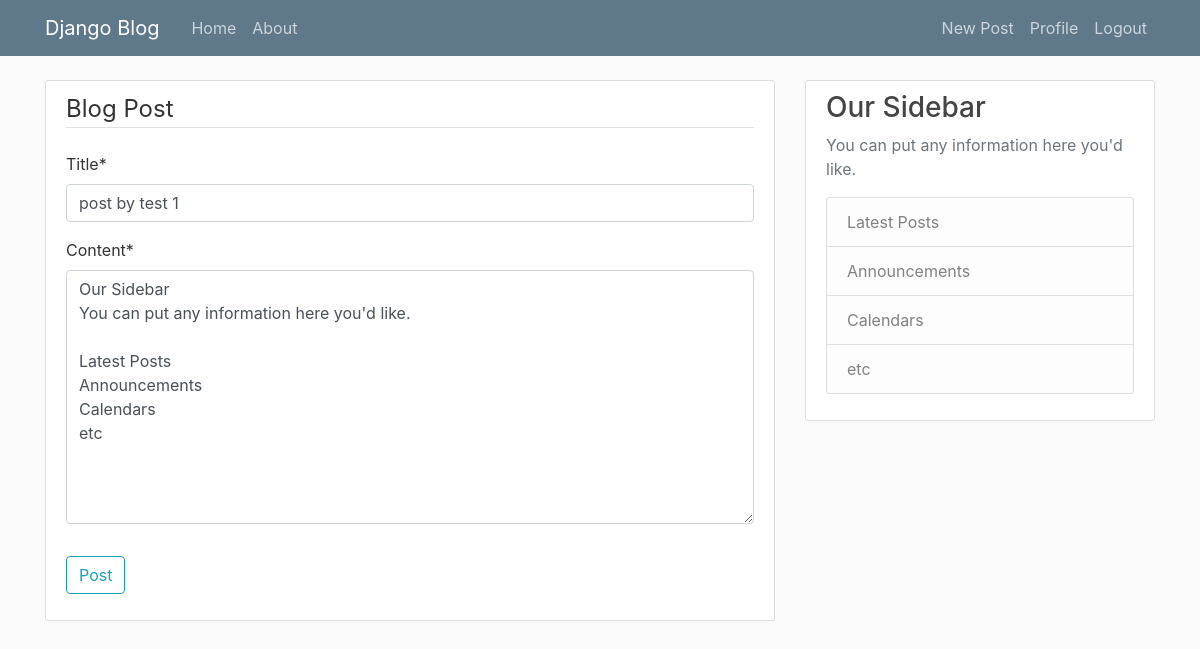
Screenshot of /post/32/update/ (signed in) with the database file from the repository.
### blog_app/models.py (models this page shows, shortened)
class Post(models.Model):
    title = models.CharField(max_length=200)
    content = models.TextField()
    date_posted = models.DateTimeField(auto_now_add=True)
    author = models.ForeignKey(User, on_delete=models.CASCADE)

### blog_app/views.py (the view, shortened to what this page needs)
# urls.py: path('post/<int:pk>/update/', PostUpdateView.as_view(), name='post-update'),
class PostUpdateView(LoginRequiredMixin,UserPassesTestMixin, UpdateView):
    model = Post
    fields = ['title', 'content']
    def test_func(self):
        post = self.get_object()
        if self.request.user == post.author:
            return True
        return False

### blog_app/templates/blog_app/post_form.html (shortened to what this page needs)
{% extends "blog_app/base.html" %}
{% load crispy_forms_tags %}
{% block content %}
    <div class="content-section">
        <form method="POST" action="">
            <fieldset class="form-group">
                <legend class="border-bottom mb-4">Blog Post</legend>
                {{ form|crispy }}
            </fieldset>
            <div class="form-group">
                <button class="btn btn-outline-info" type="submit">Post</button>
            </div>
        </form>
    </div>
{% endblock content %}

### blog_app/static/blog_app/main.css (style rules this page uses)
body { background: #fafafa; color: #333333; margin-top: 5rem; }
.content-section { background: #ffffff; padding: 10px 20px; border: 1px solid #dddddd; border-radius: 3px; margin-bottom: 20px; }

### rows the page displays
Post: title "post by test 1", content "Our Sidebar You can put any information here you'd like. Latest Posts Announcements Calendars etc"
